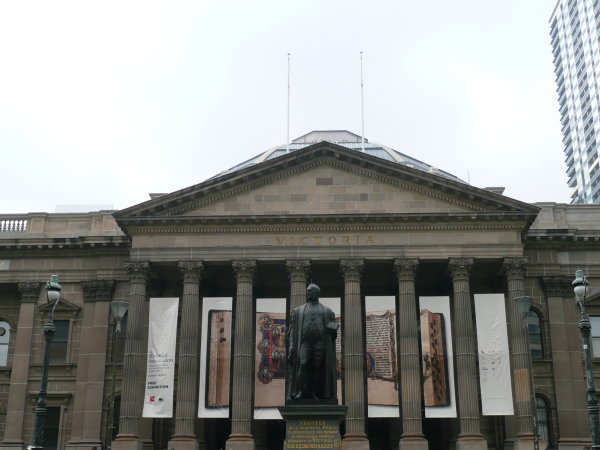
#> input picture Project 4 - Panoramic Stitching with RANSAC/Project 4 spec and base files/set1/1.jpg, 600 x 450 px, found by its file name
$ python Project4.py
#> lines starting #> are read from the running program, lines starting #| are printed output that depends on the picture
import cv2
import numpy as np
from scipy.spatial import distance

## Intro to homographies ##

# Read the images
img1 = cv2.imread("./set1/1.jpg")
#> img1 is the input picture: shape (450, 600, 3); mean B, G, R 144.3, 147.2, 145.6
img2 = cv2.imread("./set1/2.jpg")
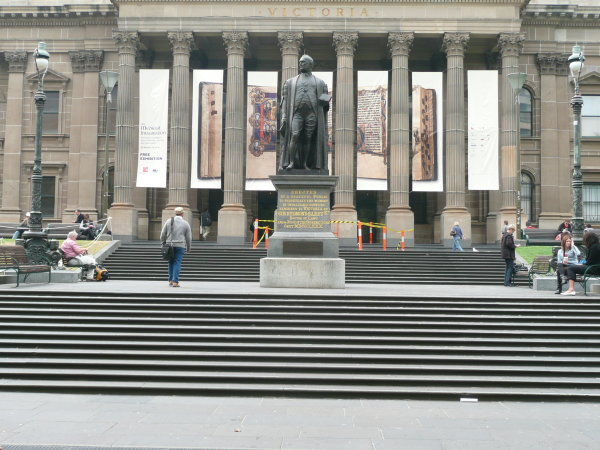
#> input picture Project 4 - Panoramic Stitching with RANSAC/Project 4 spec and base files/set1/2.jpg, 600 x 450 px, found by its file name
#> img2 is the input picture: shape (450, 600, 3); mean B, G, R 135.2, 141.3, 141.1
img3 = cv2.imread("./set1/3.jpg")
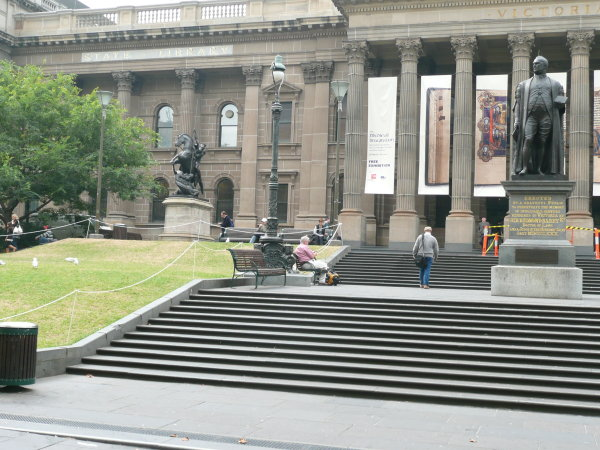
#> input picture Project 4 - Panoramic Stitching with RANSAC/Project 4 spec and base files/set1/3.jpg, 600 x 450 px, found by its file name
#> img3 is the input picture: shape (450, 600, 3); mean B, G, R 134.5, 145.3, 142.3

# Create the transformation matrices
height, width = img1.shape[:2]
#> height = 450; width = 600
angle = -10  # clockwise rotation
M_rotate = cv2.getRotationMatrix2D((width / 2, height / 2), angle, 1)
M_translate = np.float32([[1, 0, 100], [0, 1, 0]])
M_scale = np.float32([[0.5, 0, 0], [0, 0.5, 0]])

# Convert 2x3 affine matrices to 3x3 homography matrices
M_rotate_h = np.vstack([M_rotate, np.array([0, 0, 1])])
M_translate_h = np.vstack([M_translate, np.array([0, 0, 1])])
M_scale_h = np.vstack([M_scale, np.array([0, 0, 1])])

# Apply the transformations using cv2.warpPerspective()
output_size = (1000, 800)
img1_rotated = cv2.warpPerspective(img1, M_rotate_h, output_size)
img2_translated = cv2.warpPerspective(img2, M_translate_h, output_size)
img3_scaled = cv2.warpPerspective(img3, M_scale_h, output_size)
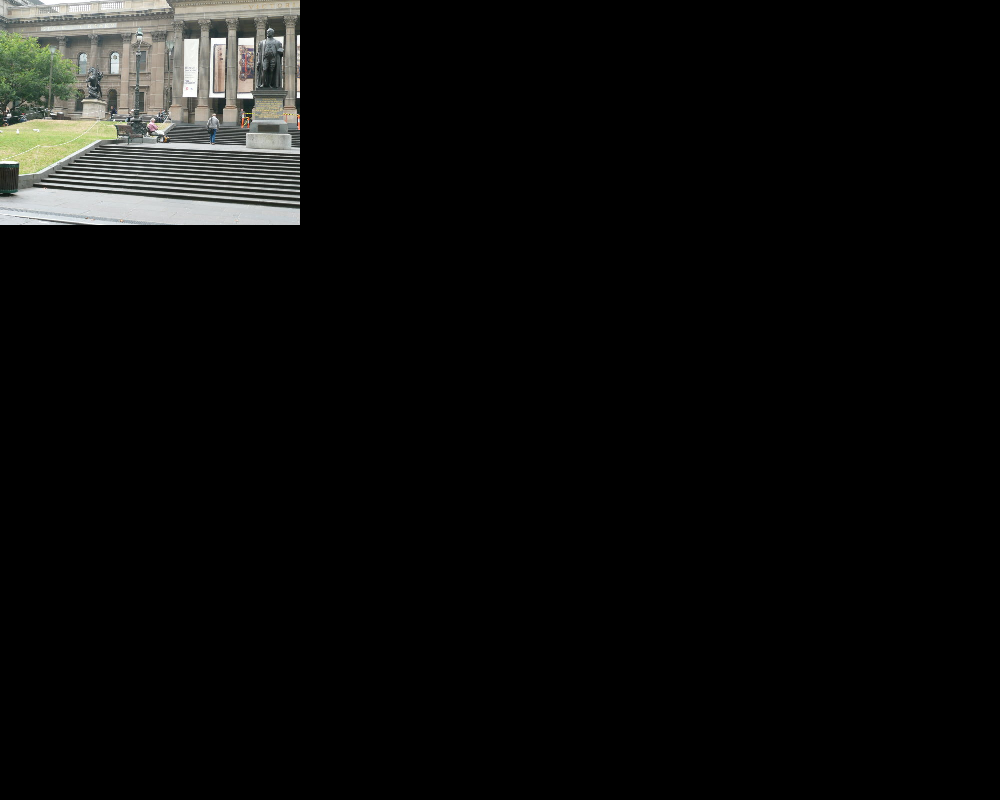
#> img3_scaled: shape (800, 1000, 3); mean B, G, R 11.3, 12.3, 12

# Save the transformed images
cv2.imwrite("1_rotated.jpg", img1_rotated)
cv2.imwrite("2_translated.jpg", img2_translated)
cv2.imwrite("3_scaled.jpg", img3_scaled)


##  Panoramic Stitching ##

# 1) Compute SIFT features
def compute_sift_features(img):
    sift = cv2.SIFT_create()
    keypoints, descriptors = sift.detectAndCompute(img, None)
#> keypoints = 1105 keypoints; strongest (x, y, size): (16, 222, 2), (223, 413, 6.8), (274, 415, 7.5), (25, 222, 2.1)
    return keypoints, descriptors

# 2) Match features
def find_best_matches(des1, des2, num_best_points=100):  # Add a parameter to specify the number of best points
    FLANN_INDEX_KDTREE = 1
    index_params = dict(algorithm=FLANN_INDEX_KDTREE, trees=5)
    search_params = dict(checks=50)
    flann = cv2.FlannBasedMatcher(index_params, search_params)
    matches = flann.knnMatch(des1, des2, k=2)

    # Sort matches based on their distance
    sorted_matches = sorted(matches, key=lambda x: x[0].distance)

    # Select the best matches
    best_matches = []
    for m, n in sorted_matches[:num_best_points]:  # Slice the sorted matches to get the best points
        best_matches.append(m)

    return best_matches


# 3) Estimate the homographies
def find_homography(kp1, kp2, matches):
    src_pts = np.float32([kp1[m.queryIdx].pt for m in matches]).reshape(-1, 1, 2)
    dst_pts = np.float32([kp2[m.trainIdx].pt for m in matches]).reshape(-1, 1, 2)
    H, _ = cv2.findHomography(src_pts, dst_pts, cv2.RANSAC, 5.0)
    return H

# 4) Warp images
def warp_images(img, H, translation=None, output_size=None):
    height, width = img.shape[:2]
    if output_size is None:
        output_size = (width, height)
    if translation is not None:
        H_translation = np.float32([[1, 0, translation[0]], [0, 1, translation[1]], [0, 0, 1]])
        H = np.matmul(H_translation, H)
    warped_img = cv2.warpPerspective(img, H, output_size)
    return warped_img

# Read the images
img1 = cv2.imread("./set1/1.jpg")
img2 = cv2.imread("./set1/2.jpg")
img3 = cv2.imread("././set1/3.jpg")

# Compute SIFT features for each image
kp1, des1 = compute_sift_features(img1)
#> kp1 has the same summary as keypoints in compute_sift_features
kp2, des2 = compute_sift_features(img2)
#> in compute_sift_features (call 2), `keypoints, descriptors = sift.detectAndCompute(img, None)`: keypoints = 1496 keypoints; strongest (x, y, size): (216, 184, 6.4), (269, 186, 7), (418, 187, 7.3), (60, 262, 3)
#> kp2 has the same summary as keypoints in compute_sift_features
kp3, des3 = compute_sift_features(img3)
#> in compute_sift_features (call 3), `keypoints, descriptors = sift.detectAndCompute(img, None)`: keypoints = 1563 keypoints; strongest (x, y, size): (18, 230, 5.5), (443, 190, 6.5), (499, 192, 7.5), (559, 78, 9.6)
#> kp3 has the same summary as keypoints in compute_sift_features

# Match features between images
matches_12 = find_best_matches(des1, des2)
#> in find_best_matches, `matches = flann.knnMatch(des1, des2, k=2)`: matches = 1105 matches
#> the loop in find_best_matches, `for m, n in sorted_matches[:num_best_points]:` made 100 passes
#> after the loop in find_best_matches, `for m, n in sorted_matches[:num_best_points]:`: best_matches = 100 matches
#> matches_12 = 100 matches
matches_23 = find_best_matches(des3, des2)
#> in find_best_matches (call 2), `matches = flann.knnMatch(des1, des2, k=2)`: matches = 1563 matches
#> the loop in find_best_matches (call 2), `for m, n in sorted_matches[:num_best_points]:` made 100 passes
#> matches_23 = 100 matches

# Find homographies
H12 = find_homography(kp1, kp2, matches_12)
#> in find_homography, `src_pts = np.float32([kp1[m.queryIdx].pt for m in matches]).reshape(-1..`: src_pts = 100 rows, first 8: [253.1, 379.4], [393.4, 362.8], [392.4, 383.7], [462.5, 245.8], [253.2, 357.5], [101.3, 275.1], [421.9, 390.1], [256.9, 369.5]
#> in find_homography, `dst_pts = np.float32([kp2[m.trainIdx].pt for m in matches]).reshape(-1..`: dst_pts = 100 rows, first 8: [244.5, 152.4], [383.4, 138], [381.9, 158.1], [458.7, 20.29], [244.7, 130.9], [89.31, 45.45], [410.3, 165.1], [248.3, 142.2]
#> in find_homography, `H, _ = cv2.findHomography(src_pts, dst_pts, cv2.RANSAC, 5.0)`: H = [[1.12, 0.0832, -38.96], [0.0178, 1.15, -268.2], [1.58e-05, 0.000333, 1]]
#> H12 has the same summary as H in find_homography
H32 = find_homography(kp3, kp2, matches_23)
#> in find_homography (call 2), `src_pts = np.float32([kp1[m.queryIdx].pt for m in matches]).reshape(-1..`: src_pts = 100 rows, first 8: [397.6, 106.1], [398.2, 90.86], [398.1, 97.74], [566.1, 297.9], [378.3, 74.97], [315.6, 281.7], [450.4, 173.4], [386.3, 195.6]
#> in find_homography (call 2), `dst_pts = np.float32([kp2[m.trainIdx].pt for m in matches]).reshape(-1..`: dst_pts = 100 rows, first 8: [169.6, 99], [170.2, 83.56], [170, 90.56], [330, 287.4], [150, 66.92], [83.52, 278.1], [222.4, 167.5], [158.9, 189.2]
#> H32 = [[1.23, -0.00284, -293.5], [0.0739, 1.16, -38.79], [0.000374, 1.38e-05, 1]]

# Warp images
translation = (350, 300)
output_size = (img2.shape[1] + translation[0], img2.shape[0] + translation[1])
#> output_size = (950, 750)
img1_aligned = warp_images(img1, H12, translation, output_size)
#> in warp_images, `H = np.matmul(H_translation, H)`: H = [[1.13, 0.2, 311], [0.0225, 1.25, 31.81], [1.58e-05, 0.000333, 1]]
#> in warp_images, `warped_img = cv2.warpPerspective(img, H, output_size)`:
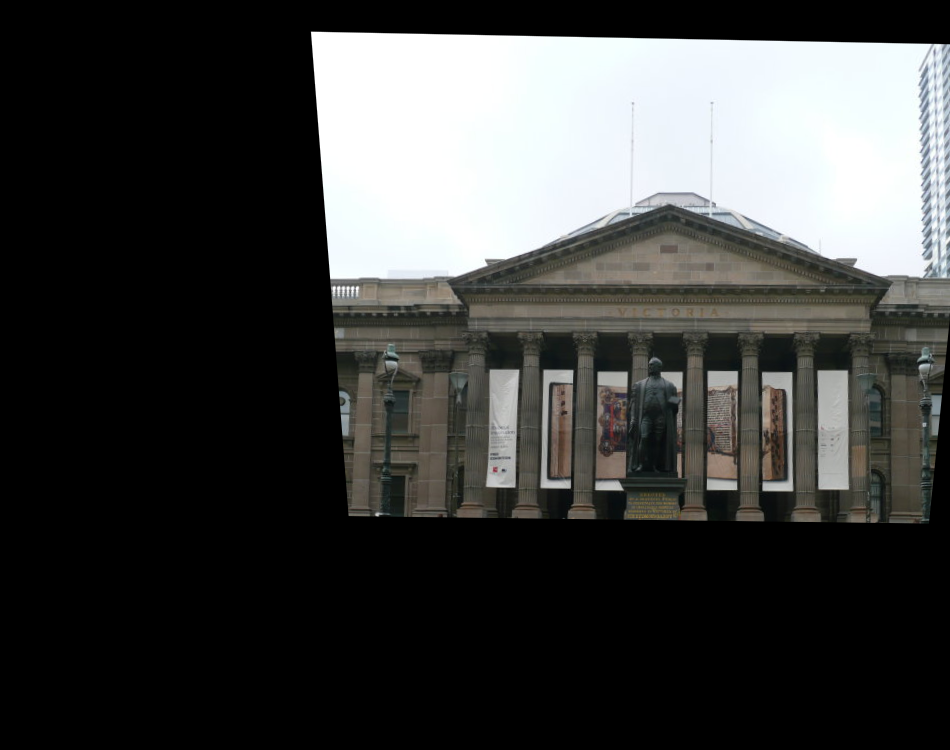
#> warped_img: shape (750, 950, 3); mean B, G, R 63.6, 64.7, 63.9
img3_aligned = warp_images(img3, H32, translation, output_size)
#> call 2 of warp_images, with H = array of shape (3, 3), translation = (350, 300), output_size = (950, 750)
#> in warp_images (call 2), `H = np.matmul(H_translation, H)`: H = [[1.36, 0.00199, 56.53], [0.186, 1.17, 261.2], [0.000374, 1.38e-05, 1]]
#> in warp_images (call 2), `warped_img = cv2.warpPerspective(img, H, output_size)`:
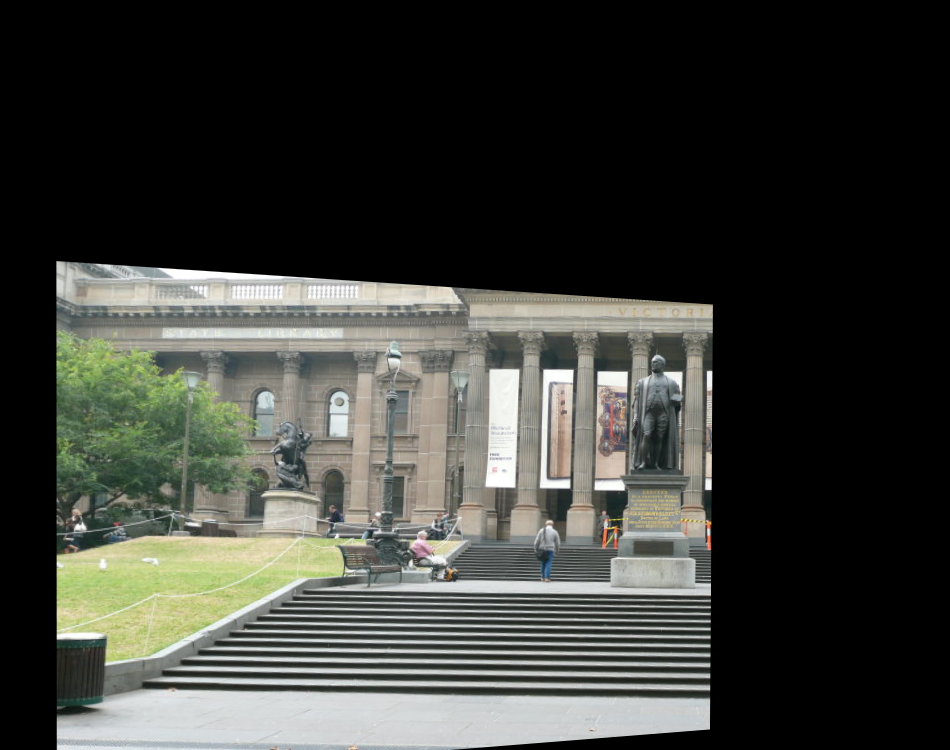
#> warped_img: shape (750, 950, 3); mean B, G, R 56.7, 61.9, 60.4
img2_translated = warp_images(img2, np.eye(3), translation, output_size)
#> call 3 of warp_images, with H = array of shape (3, 3), translation = (350, 300), output_size = (950, 750)
#> in warp_images (call 3), `H = np.matmul(H_translation, H)`: H = [[1, 0, 350], [0, 1, 300], [0, 0, 1]]
#> in warp_images (call 3), `warped_img = cv2.warpPerspective(img, H, output_size)`:
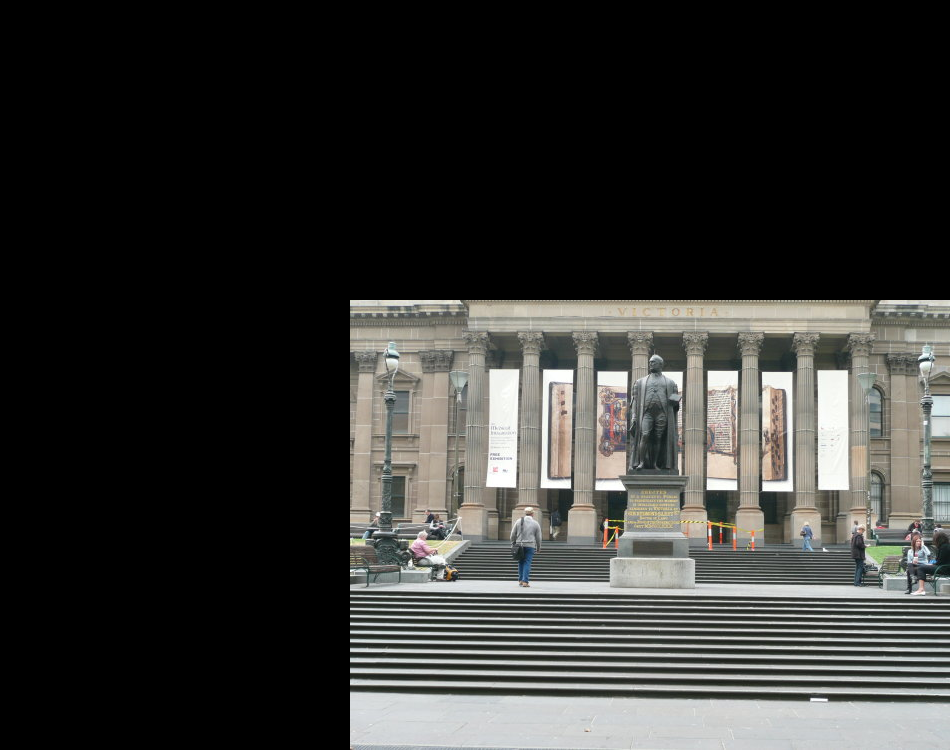
#> warped_img: shape (750, 950, 3); mean B, G, R 51.2, 53.5, 53.5

# Fuse images
fused_image = np.maximum(np.maximum(img1_aligned, img2_translated), img3_aligned)
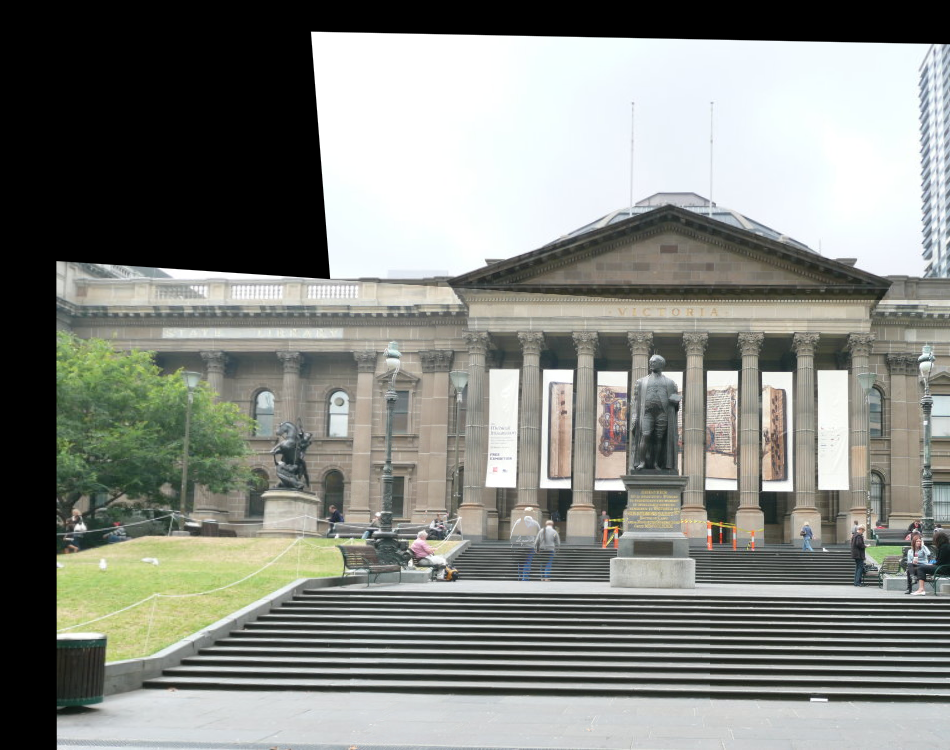
#> fused_image: shape (750, 950, 3); mean B, G, R 129.5, 135.4, 132.9

# Save the fused image
cv2.imwrite("fused_image.jpg", fused_image)
